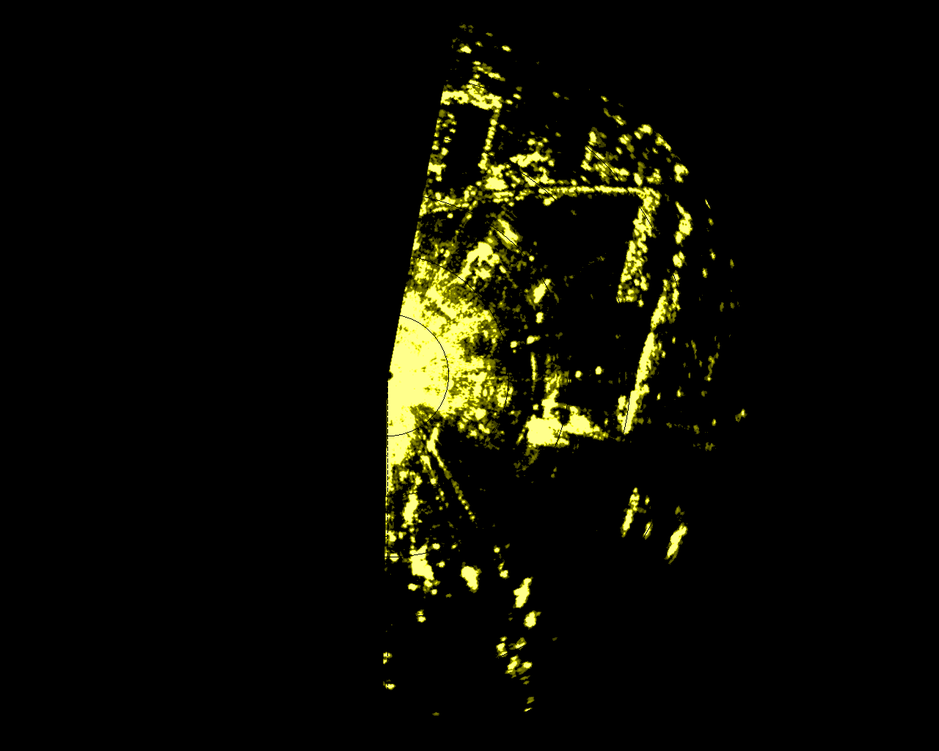
#> input picture ChangePix/Analyzed/cap_00000015.png, 939 x 751 px, shrunk from 1280 x 1024 before the run; its folder holds 4 pictures in this run
$ python deleteNoiseRadarPixel.py
#> lines starting #> are read from the running program, lines starting #| are printed output that depends on the picture; after the words box and inside, x2 and y2 are one past the last pixel; in counts of white or black regions, pixels touching at a corner belong together
import os, os.path, PIL
import numpy
from PIL import Image

#Access all images files in directory
imageDirectory = "Analyzed"
imagesNameList = [filename for filename in os.listdir(imageDirectory)]
imagesNameList.sort() #sorting the names of images [0000,0001,0002,0003,...]
analyzedImageDirectory = "NoiseReducedImages/"

#Assuming all image files in directory, get dimensions of first image
imageModel = Image.open(imageDirectory + "/" + imagesNameList[0])
#> imageModel is the input picture: PIL image 939x751 RGB; mean R, G, B 12.3, 12.3, 3.6
rows = imageModel.height #number of rows of pixels
#> rows = 751
columns = imageModel.width   #number of columns of pixels
#> columns = 939

#Create a 2D array of integer to store the counter of color's appear
#Assume that all elements of matrix has the value 0
counterMatrix = numpy.zeros((rows, columns), dtype = int)

#TODO Count the number when a pixel appear colors
for indexofImage in range(len(imagesNameList)):
    #Load pixels of an image and go though all pixels
    image = Image.open(imageDirectory + "/" + imagesNameList[indexofImage])
    loadedPixelMap = image.load()
    #NOTE image.size[columns, rows] -> loadedPixelMap[col, row] == counterMatrix[row,col] (probably with tranverse matrix calculate)
    for column in range(columns): #for all columns
        for row in range(rows): #for all rows
            if loadedPixelMap[column, row] != (0,0,0):
                counterMatrix[row, column] = counterMatrix[row, column] + 1
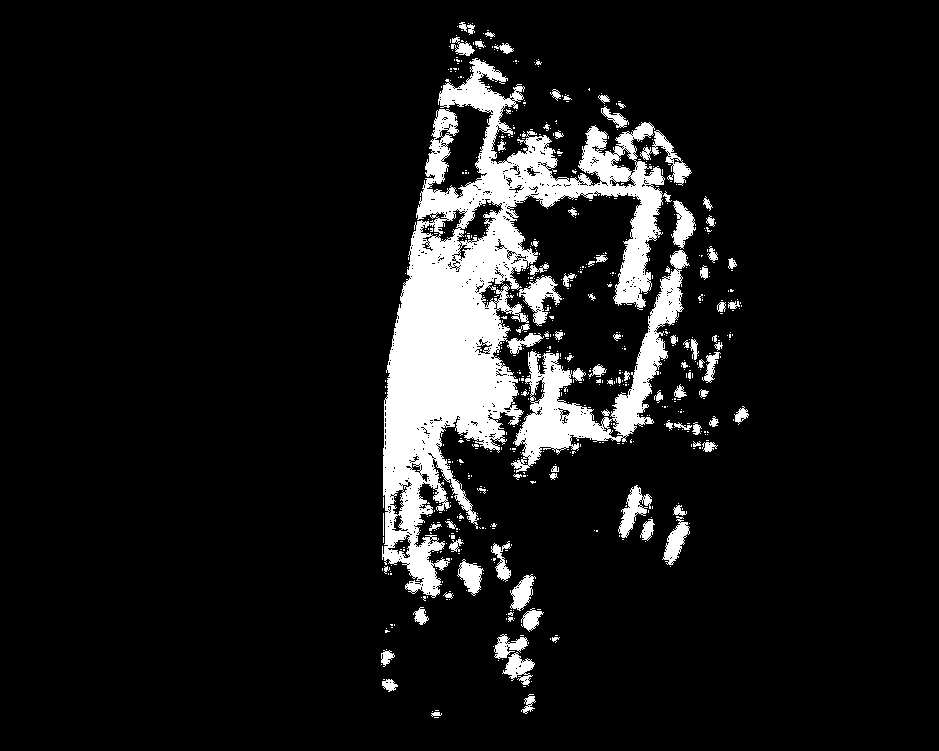
#> counterMatrix: shape (751, 939) int64; values 0 (black) and 1 (white), 9.7% white; 675 white regions (586 under 20 px), largest, box (x1, y1, x2, y2) and area: (382, 58, 665, 598) 46826, (511, 250, 690, 473) 8779, (519, 275, 562, 326) 919
#> pass 2 of the loop `for indexofImage in range(len(imagesNameList)):`:
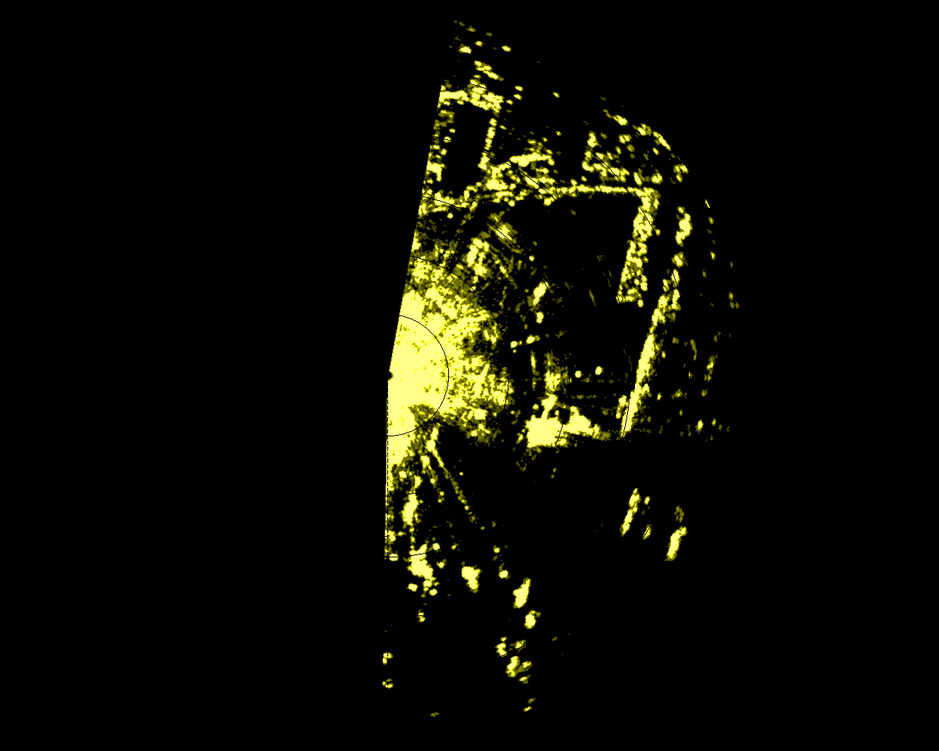
#> input picture ChangePix/Analyzed/cap_00000028.png, 939 x 751 px, shrunk from 1280 x 1024 before the run
#> image is the input picture: PIL image 939x751 RGB; mean R, G, B 12.2, 12.2, 3.7
#> after the loop `for column in range(columns):`:
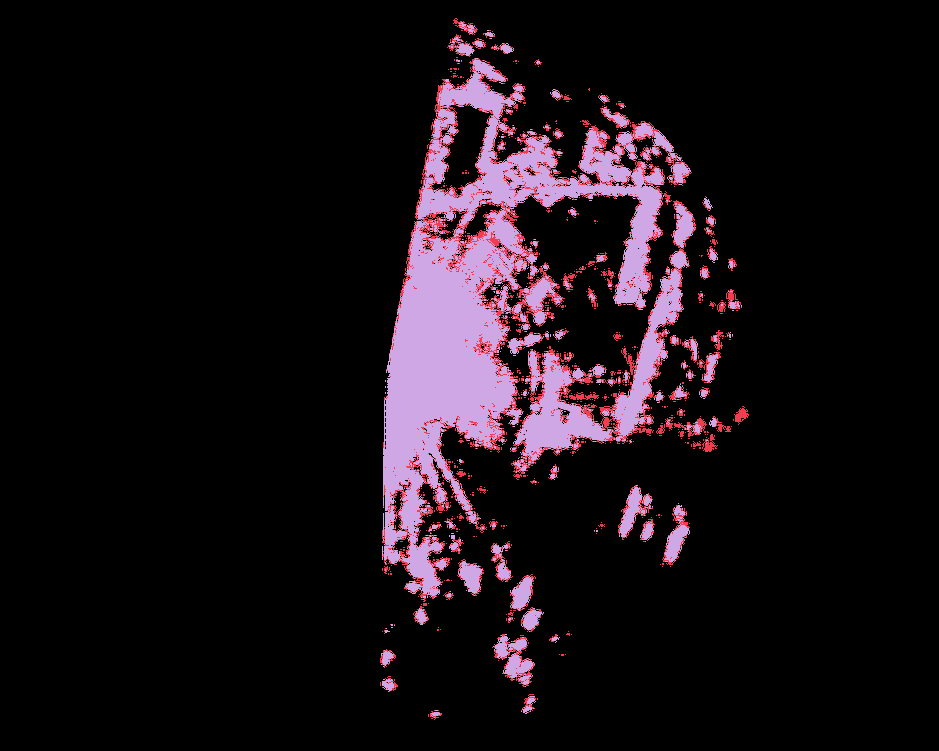
#> counterMatrix: shape (751, 939) int64; 3 distinct labels, from 0 to 2; one colour per label, 0 black
#> pass 3 of the loop `for indexofImage in range(len(imagesNameList)):`:
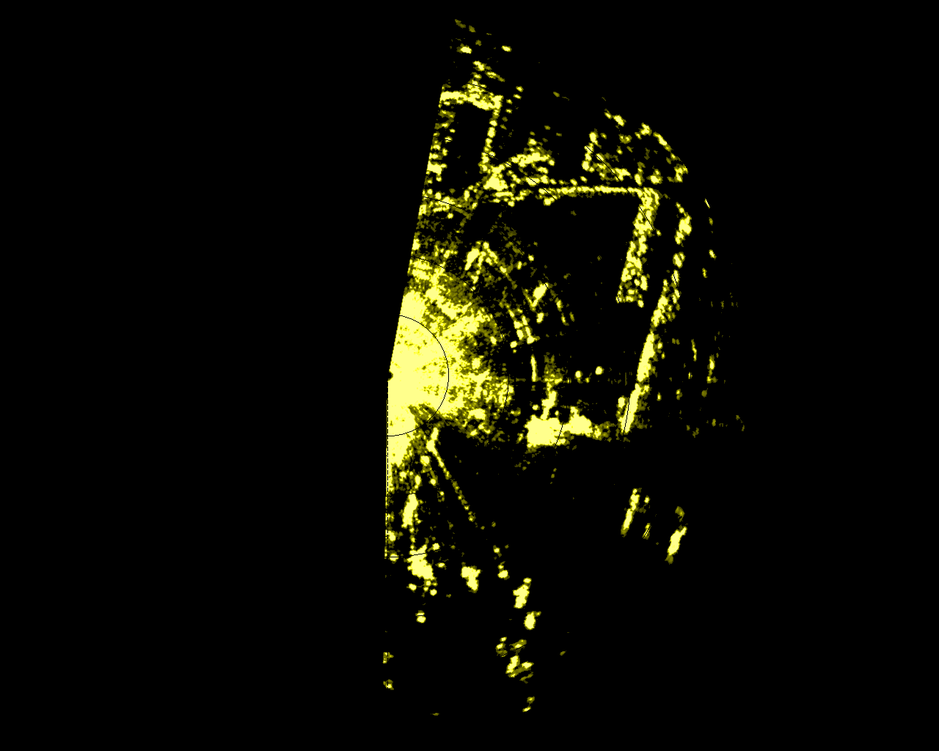
#> input picture ChangePix/Analyzed/cap_00000047.png, 939 x 751 px, shrunk from 1280 x 1024 before the run
#> image is the input picture: PIL image 939x751 RGB; mean R, G, B 11.9, 11.9, 3.5
#> after the loop `for column in range(columns):`:
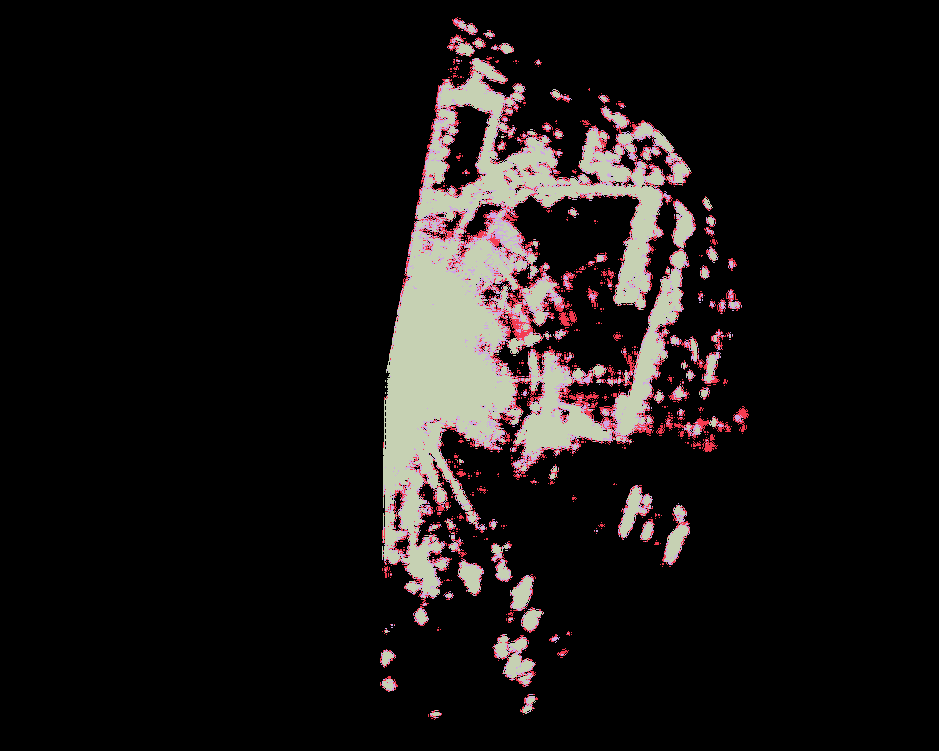
#> counterMatrix: shape (751, 939) int64; 4 distinct labels, from 0 to 3; one colour per label, 0 black
#> the loop made 4 passes; the first 3 are shown

#Read the Matrix and analyse
#Go through all images and delete the Noise
for indexofImage in range(len(imagesNameList)):
    image = Image.open(imageDirectory + "/" + imagesNameList[indexofImage])
    loadedPixelMap = image.load()
    for column in range(columns): #for all columns
        for row in range(rows): #for all rows
            if counterMatrix[row, column] > 1:
                #loadedPixelMap[column, row] = (122,122,190)
                loadedPixelMap[column, row] = (0,0,0)
    image.save(analyzedImageDirectory + imagesNameList[indexofImage])
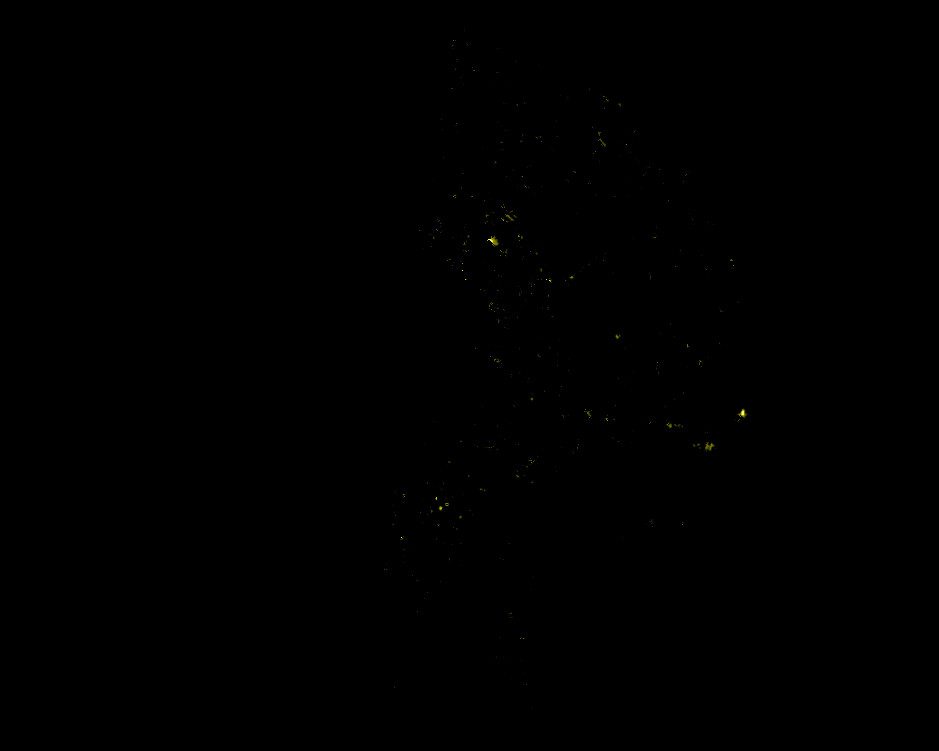
#> saved as cap_00000015.png: PIL image 939x751 RGB; mean R, G, B 0.1, 0.1, 0
#> pass 2 of the loop `for indexofImage in range(len(imagesNameList)):`:
#> `image.save(analyzedImageDirectory + imagesNameList[indexofImage])`:
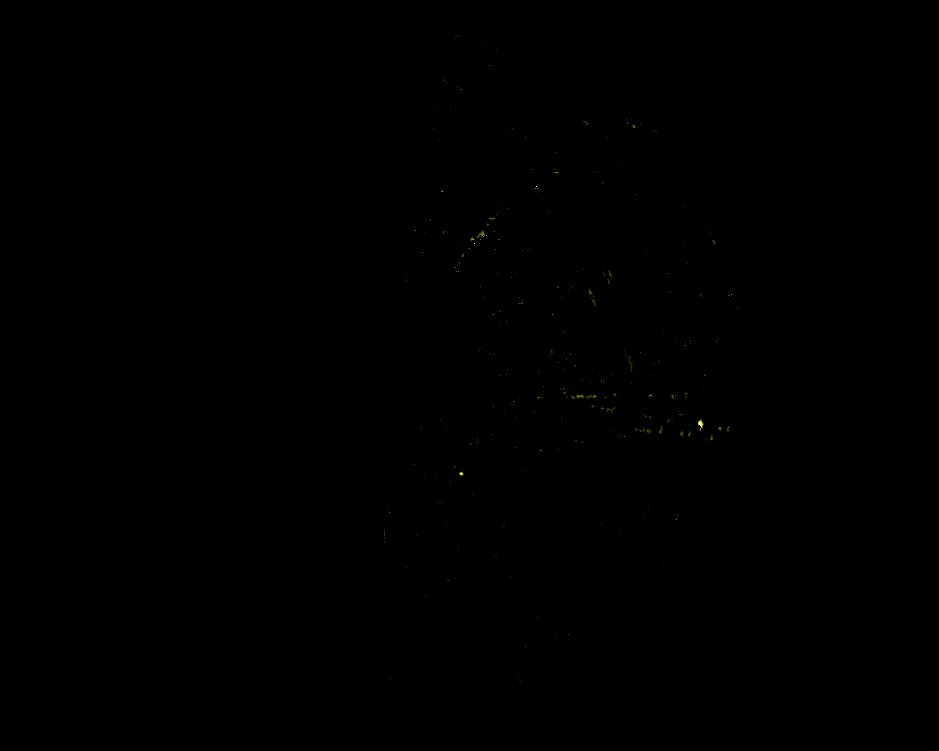
#> saved as cap_00000028.png: PIL image 939x751 RGB; mean R, G, B 0.1, 0.1, 0
#> pass 3 of the loop `for indexofImage in range(len(imagesNameList)):`:
#> `image.save(analyzedImageDirectory + imagesNameList[indexofImage])`:
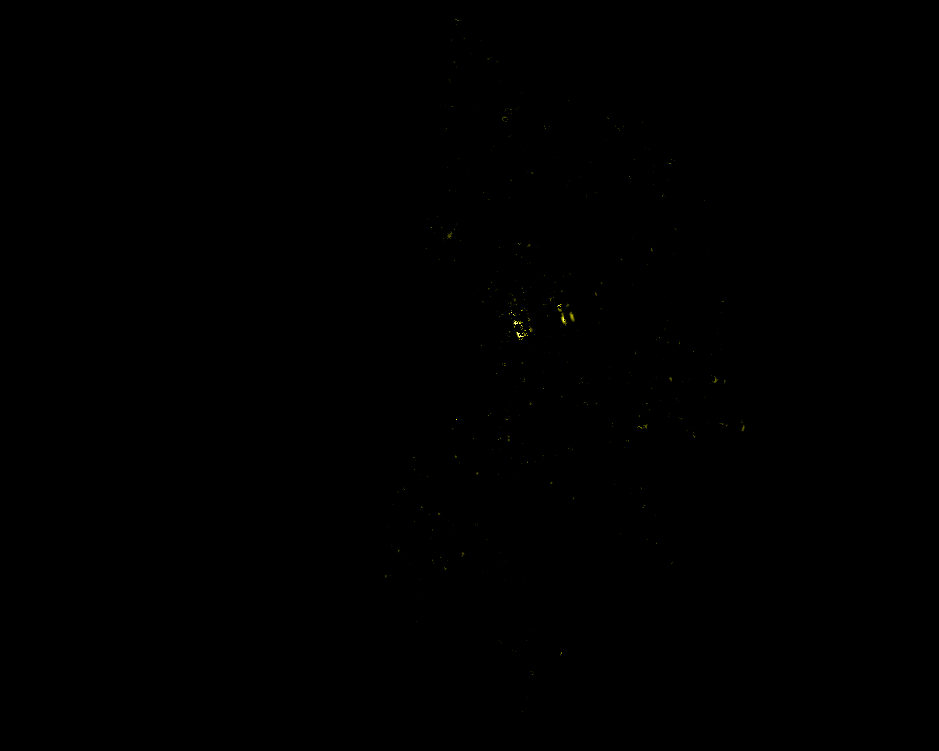
#> saved as cap_00000047.png: PIL image 939x751 RGB; mean R, G, B 0.1, 0.1, 0
#> the loop made 4 passes; the first 3 are shown


#TODO define range intensity of bat's signal color
#TODO compare RGB datas of loadedPixelMap[i,j] with yellow niveaus
